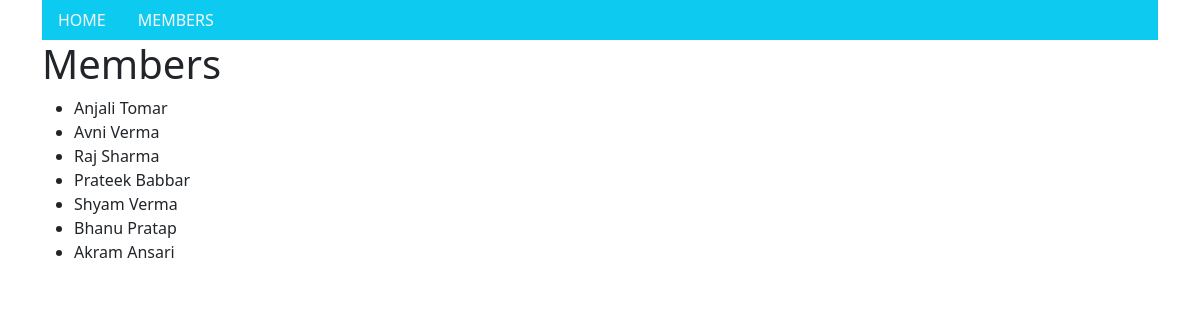
The page /members/ on the database its author committed.
### members/models.py (models this page shows, shortened)
class Member(models.Model):
  firstname = models.CharField(max_length=255)
  lastname = models.CharField(max_length=255)
  phone = models.IntegerField(null=True)
  joined_date = models.DateField(null=True)
  slug = models.SlugField(default="", null=False)

### members/views.py (the view)
# urls.py: path('', include('members.urls')),
def members(request):
  mymembers = Member.objects.all().values()
  template = loader.get_template('all_members.html')
  context = {
    'mymembers': mymembers,
  }
  return HttpResponse(template.render(context, request))

### members/templates/all_members.html (shortened to what this page needs)
{% extends "master.html" %}
{% block content %}
  <div class="mycard">
    <h1>Members</h1>
    <ul>
      {% for x in mymembers %}
        <li onclick="window.location = 'details/{{ x.slug }}'">{{ x.firstname }} {{ x.lastname }}</li>
      {% endfor %}
    </ul>
  </div>
{% endblock %}

### members/templates/master.html (shortened to what this page needs)
<!DOCTYPE html>
<html>
<head>
  {% load bootstrap5 %}
  {% bootstrap_css %}
</head>
<body>
<div class="container">
  <ul class="nav bg-info">
    <li class="nav-item">
      <a class="nav-link link-light" href="/">HOME</a>
    </li>
    <li class="nav-item">
      <a class="nav-link link-light" href="/members">MEMBERS</a>
    </li>
  </ul>
  {% block content %}
  {% endblock %}
</div>
</body>
</html>

### rows shown on the page
Member: firstname "Anjali", lastname "Tomar"
Member: firstname "Avni", lastname "Verma"
Member: firstname "Raj", lastname "Sharma"
Member: firstname "Prateek", lastname "Babbar"
Member: firstname "Shyam", lastname "Verma"
Member: firstname "Bhanu", lastname "Pratap"
Member: firstname "Akram", lastname "Ansari"
